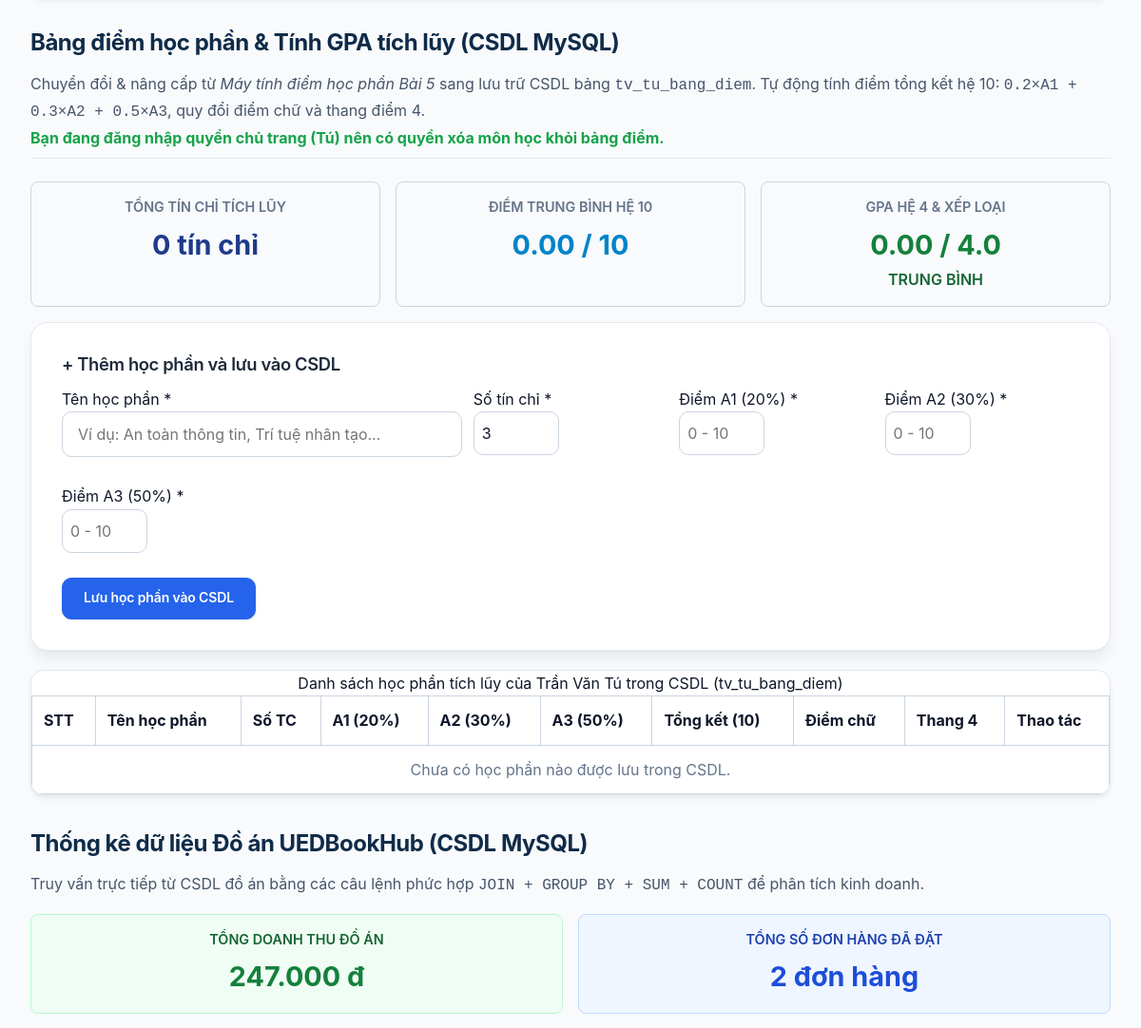
Page /thanhvien/3120224169_tu/gioithieu.php (signed in, middle part) on the earlier database version.
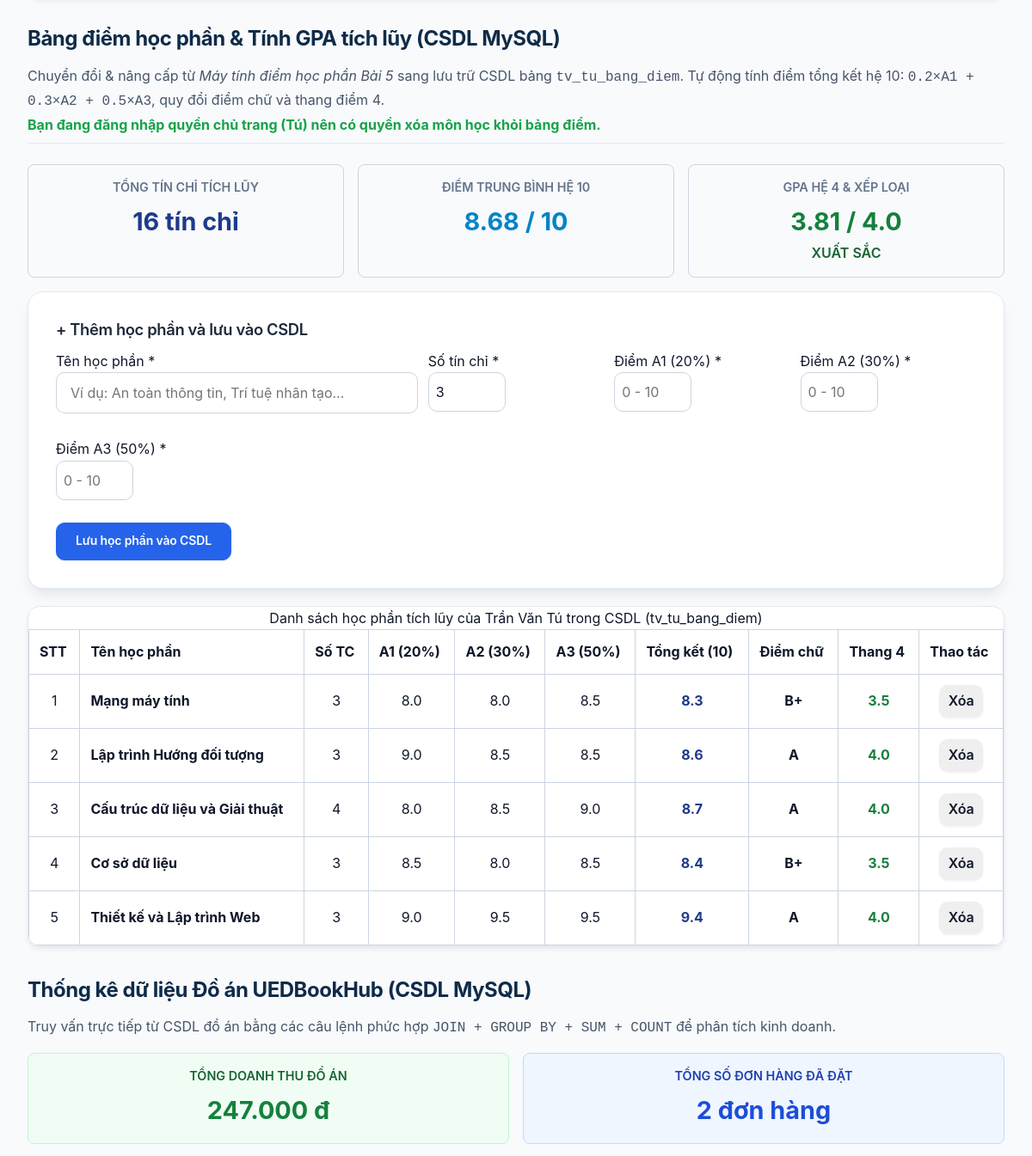
Same page on the later database version.
### tables this page shows
CREATE TABLE tv_tu_bang_diem (
    id INT UNSIGNED AUTO_INCREMENT PRIMARY KEY,
    mssv CHAR(10) NOT NULL,
    ten_hoc_phan VARCHAR(120) NOT NULL,
    so_tin_chi TINYINT UNSIGNED NOT NULL DEFAULT 3,
    a1 DECIMAL(3,1) NOT NULL,
    a2 DECIMAL(3,1) NOT NULL,
    a3 DECIMAL(3,1) NOT NULL,
    tong_ket DECIMAL(3,1) NOT NULL,
    ngay_tao DATETIME NOT NULL DEFAULT CURRENT_TIMESTAMP,
    CONSTRAINT chk_tu_a1 CHECK (a1 BETWEEN 0.0 AND 10.0),
    CONSTRAINT chk_tu_a2 CHECK (a2 BETWEEN 0.0 AND 10.0),
    CONSTRAINT chk_tu_a3 CHECK (a3 BETWEEN 0.0 AND 10.0),
    CONSTRAINT chk_tu_tin_chi CHECK (so_tin_chi BETWEEN 1 AND 10),
    CONSTRAINT fk_tv_tu_bang_diem_thanh_vien FOREIGN KEY (mssv)
        REFERENCES thanh_vien(mssv) ON DELETE CASCADE
);

### inc/ham.php (called while the page is built, shortened)
<?php
function e(string|int|float|null $value): string
{
    return htmlspecialchars((string) $value, ENT_QUOTES | ENT_SUBSTITUTE, 'UTF-8');
}
function vnd(int $value): string { return number_format($value, 0, ',', '.') . ' đ'; }
function chuoi(array $nguon, string $khoa): string
{
    return isset($nguon[$khoa]) && is_string($nguon[$khoa]) ? trim($nguon[$khoa]) : '';
}
function soNguyen(mixed $value, int $min = 1, int $max = PHP_INT_MAX): ?int
{
    $so = filter_var($value, FILTER_VALIDATE_INT, ['options' => ['min_range' => $min, 'max_range' => $max]]);
    return $so === false ? null : $so;
}

### inc/db.php (called while the page is built, shortened)
<?php
function db(): PDO
{
    static $ketNoi = null;
    if ($ketNoi instanceof PDO) {
        return $ketNoi;
    }
    $ketNoi = new PDO(
        'mysql:host=127.0.0.1;port=3306;dbname=ltweb_nhom01;charset=utf8mb4',
        'root',
        '',
        [
            PDO::ATTR_ERRMODE => PDO::ERRMODE_EXCEPTION,
            PDO::ATTR_DEFAULT_FETCH_MODE => PDO::FETCH_ASSOC,
            PDO::ATTR_EMULATE_PREPARES => false,
        ]
    );
    return $ketNoi;
}

### inc/xac-thuc.php (called while the page is built, shortened)
<?php
function nguoiDung(): ?array
{
    static $daDoc = false;
    static $nguoiDung = null;
    if ($daDoc) {
        return $nguoiDung;
    }
    $uid = soNguyen($_SESSION['uid'] ?? null);
    $dong = (new App\Data\KhoNguoiDung(db()))->timTheoId($uid);
    return $nguoiDung = $dong;
}

### src/Data/KhoNguoiDung.php (called while the page is built, shortened)
<?php
final class KhoNguoiDung
{
    public function timTheoId(int $id): ?array
    {
        $st=$this->db->prepare('SELECT id, email, ho_ten, vai_tro FROM nguoi_dung WHERE id = ?');$st->execute([$id]);$d=$st->fetch();
        if($d===false){return null;}$d['id']=(int)$d['id'];return $d;
    }
}

### thanhvien/3120224169_tu/gioithieu.php (the view, shortened to what this page needs)
<?php
$goc = '../../';
$stTv = db()->prepare('SELECT ho_ten, nguoi_dung_id FROM thanh_vien WHERE mssv = ?');
$stTv->execute([MSSV]);
$tv = $stTv->fetch();
$ndHienTai = nguoiDung();
$laChuTrang = $tv && !empty($tv['nguoi_dung_id']) && ($ndHienTai['id'] ?? 0) === (int) $tv['nguoi_dung_id'];
function quyDoiDiem(float $diem10): array {
    if ($diem10 >= 8.5) return ['A', 4.0, 'xuất sắc'];
    if ($diem10 >= 8.0) return ['B+', 3.5, 'giỏi'];
    return ['F', 0.0, 'kém'];
}
$loiBangDiem = [];
$duBangDiem = ['ten_hoc_phan' => '', 'so_tin_chi' => '3', 'a1' => '', 'a2' => '', 'a3' => ''];
$dsBangDiem = [];
$tongTinChi = 0;
$tongDiemHe10NhanTinChi = 0.0;
$tongDiemHe4NhanTinChi = 0.0;
try {
    $stBd = db()->prepare('SELECT id, ten_hoc_phan, so_tin_chi, a1, a2, a3, tong_ket, ngay_tao FROM tv_tu_bang_diem WHERE mssv = ? ORDER BY id DESC');
    $stBd->execute([MSSV]);
    $dsBangDiem = $stBd->fetchAll();
    foreach ($dsBangDiem as $row) {
        $tc = (int)$row['so_tin_chi'];
        $tk = (float)$row['tong_ket'];
        $qd = quyDoiDiem($tk);
        $tongTinChi += $tc;
        $tongDiemHe10NhanTinChi += ($tk * $tc);
        $tongDiemHe4NhanTinChi += ($qd[1] * $tc);
    }
} catch (PDOException $e) {
    error_log('Lỗi đọc bảng điểm: ' . $e->getMessage());
}
$gpa10 = $tongTinChi > 0 ? round($tongDiemHe10NhanTinChi / $tongTinChi, 2) : 0.0;
$gpa4 = $tongTinChi > 0 ? round($tongDiemHe4NhanTinChi / $tongTinChi, 2) : 0.0;
$tongDoanhThuHeThong = 0;
$tongDonHangHeThong = 0;
try {
    $tongDoanhThuHeThong = (int)db()->query('SELECT COALESCE(SUM(so_luong * don_gia), 0) FROM chi_tiet_don')->fetchColumn();
    $tongDonHangHeThong = (int)db()->query('SELECT COUNT(*) FROM don_hang')->fetchColumn();
} catch (PDOException $e) {
    error_log('Lỗi thống kê đồ án: ' . $e->getMessage());
}
$giaoDien = chuoi($_COOKIE, 'giao_dien_tu');
if ($giaoDien !== 'toi' && $giaoDien !== 'sang') {
    $giaoDien = 'sang';
}
$cssThem = ['thanhvien/3120224169_tu/css/style.css'];
$dataGiaoDien = $giaoDien;
require __DIR__ . '/../../inc/header.php';
?>
  <main class="noi-dung-chinh">
    <section id="bang-diem-csdl" class="khoi-bang-diem" aria-labelledby="tieu-de-bang-diem">
      <div class="so-luu-but__dau">
        <div>
          <h2 id="tieu-de-bang-diem">Bảng điểm học phần &amp; Tính GPA tích lũy (CSDL MySQL)</h2>
          <p class="so-luu-but__mo-ta">
            Chuyển đổi &amp; nâng cấp từ <em>Máy tính điểm học phần Bài 5</em> sang lưu trữ CSDL bảng <code>tv_tu_bang_diem</code>.
            Tự động tính điểm tổng kết hệ 10: <code>0.2×A1 + 0.3×A2 + 0.5×A3</code>, quy đổi điểm chữ và thang điểm 4.
            <?php if ($laChuTrang): ?>
              <br><strong class="chu-xanh">Bạn đang đăng nhập quyền chủ trang (Tú) nên có quyền xóa môn học khỏi bảng điểm.</strong>
            <?php else: ?>
              <br><span>(Chỉ chủ trang đăng nhập <code>admin@ued.vn</code> mới hiển thị nút Xóa môn học).</span>
            <?php endif; ?>
          </p>
        </div>
      </div>
      <div class="luoi-thong-ke" style="display: grid; grid-template-columns: repeat(auto-fit, minmax(200px, 1fr)); gap: 16px; margin: 16px 0;">
        <div class="the-thong-ke" style="background: #f8fafc; border: 1px solid #cbd5e1; border-radius: 8px; padding: 14px; text-align: center;">
          <div style="font-size: 0.9rem; color: #64748b; font-weight: 600;">TỔNG TÍN CHỈ TÍCH LŨY</div>
          <div style="font-size: 1.8rem; font-weight: 700; color: #1e3a8a; margin-top: 4px;"><?= $tongTinChi ?> tín chỉ</div>
        </div>
        <div class="the-thong-ke" style="background: #f8fafc; border: 1px solid #cbd5e1; border-radius: 8px; padding: 14px; text-align: center;">
          <div style="font-size: 0.9rem; color: #64748b; font-weight: 600;">ĐIỂM TRUNG BÌNH HỆ 10</div>
          <div style="font-size: 1.8rem; font-weight: 700; color: #0284c7; margin-top: 4px;"><?= number_format($gpa10, 2) ?> / 10</div>
        </div>
        <div class="the-thong-ke" style="background: #f8fafc; border: 1px solid #cbd5e1; border-radius: 8px; padding: 14px; text-align: center;">
          <div style="font-size: 0.9rem; color: #64748b; font-weight: 600;">GPA HỆ 4 &amp; XẾP LOẠI</div>
          <div style="font-size: 1.8rem; font-weight: 700; color: #15803d; margin-top: 4px;">
            <?= number_format($gpa4, 2) ?> / 4.0
            <span style="font-size: 1rem; font-weight: 600; display: block; color: #166534; text-transform: uppercase;">
              <?= $gpa4 >= 3.6 ? 'Xuất sắc' : ($gpa4 >= 3.2 ? 'Giỏi' : ($gpa4 >= 2.5 ? 'Khá' : 'Trung bình')) ?>
            </span>
          </div>
        </div>
      </div>
      <form class="bieu-mau" action="gioithieu.php#bang-diem-csdl" method="post" novalidate style="margin-top: 16px;">
        <h3 style="font-size: 1.15rem; margin-bottom: 12px; color: #1e293b;">+ Thêm học phần và lưu vào CSDL</h3>
        <div style="display: grid; grid-template-columns: repeat(auto-fit, minmax(180px, 1fr)); gap: 12px;">
          <div class="bieu-mau__nhom" style="grid-column: span 2;">
            <label for="ten_hoc_phan">Tên học phần <span class="dau-sao" aria-hidden="true">*</span></label>
            <input class="bieu-mau__o-nhap <?= isset($loiBangDiem['ten_hoc_phan']) ? 'bieu-mau__o-nhap--loi' : '' ?>"
                   id="ten_hoc_phan" name="ten_hoc_phan" type="text" maxlength="120"
                   value="<?= e($duBangDiem['ten_hoc_phan']) ?>" required
                   placeholder="Ví dụ: An toàn thông tin, Trí tuệ nhân tạo...">
          </div>
          <div class="bieu-mau__nhom">
            <label for="so_tin_chi">Số tín chỉ <span class="dau-sao" aria-hidden="true">*</span></label>
            <input class="bieu-mau__o-nhap <?= isset($loiBangDiem['so_tin_chi']) ? 'bieu-mau__o-nhap--loi' : '' ?>"
                   id="so_tin_chi" name="so_tin_chi" type="number" min="1" max="10"
                   value="<?= e($duBangDiem['so_tin_chi']) ?>" required>
          </div>
          <div class="bieu-mau__nhom">
            <label for="a1">Điểm A1 (20%) <span class="dau-sao" aria-hidden="true">*</span></label>
            <input class="bieu-mau__o-nhap <?= isset($loiBangDiem['a1']) ? 'bieu-mau__o-nhap--loi' : '' ?>"
                   id="a1" name="a1" type="number" step="0.1" min="0" max="10"
                   value="<?= e($duBangDiem['a1']) ?>" required placeholder="0 - 10">
          </div>
          <div class="bieu-mau__nhom">
            <label for="a2">Điểm A2 (30%) <span class="dau-sao" aria-hidden="true">*</span></label>
            <input class="bieu-mau__o-nhap <?= isset($loiBangDiem['a2']) ? 'bieu-mau__o-nhap--loi' : '' ?>"
                   id="a2" name="a2" type="number" step="0.1" min="0" max="10"
                   value="<?= e($duBangDiem['a2']) ?>" required placeholder="0 - 10">
          </div>
          <div class="bieu-mau__nhom">
            <label for="a3">Điểm A3 (50%) <span class="dau-sao" aria-hidden="true">*</span></label>
            <input class="bieu-mau__o-nhap <?= isset($loiBangDiem['a3']) ? 'bieu-mau__o-nhap--loi' : '' ?>"
                   id="a3" name="a3" type="number" step="0.1" min="0" max="10"
                   value="<?= e($duBangDiem['a3']) ?>" required placeholder="0 - 10">
          </div>
        </div>
        <button class="nut nut--chinh" type="submit" style="margin-top: 10px;">Lưu học phần vào CSDL</button>
      </form>
      <div class="bang-cuon" style="margin-top: 20px;">
        <table>
          <caption>Danh sách học phần tích lũy của Trần Văn Tú trong CSDL (tv_tu_bang_diem)</caption>
          <thead>
            <tr>
              <th scope="col">STT</th>
              <th scope="col">Tên học phần</th>
              <th scope="col">Số TC</th>
              <th scope="col">A1 (20%)</th>
              <th scope="col">A2 (30%)</th>
              <th scope="col">A3 (50%)</th>
              <th scope="col">Tổng kết (10)</th>
              <th scope="col">Điểm chữ</th>
              <th scope="col">Thang 4</th>
              <?php if ($laChuTrang): ?>
                <th scope="col">Thao tác</th>
              <?php endif; ?>
            </tr>
          </thead>
          <tbody>
            <?php if (!$dsBangDiem): ?>
              <tr><td colspan="<?= $laChuTrang ? 10 : 9 ?>" style="text-align: center; color: #64748b;">Chưa có học phần nào được lưu trong CSDL.</td></tr>
            <?php else: ?>
              <?php foreach ($dsBangDiem as $idx => $mh): ?>
                <?php $qd = quyDoiDiem((float)$mh['tong_ket']); ?>
                <tr>
                  <td style="text-align: center;"><?= $idx + 1 ?></td>
                  <td><strong><?= e($mh['ten_hoc_phan']) ?></strong></td>
                  <td style="text-align: center;"><?= (int)$mh['so_tin_chi'] ?></td>
                  <td style="text-align: center;"><?= number_format((float)$mh['a1'], 1) ?></td>
                  <td style="text-align: center;"><?= number_format((float)$mh['a2'], 1) ?></td>
                  <td style="text-align: center;"><?= number_format((float)$mh['a3'], 1) ?></td>
                  <td style="text-align: center; font-weight: bold; color: #1e3a8a;"><?= number_format((float)$mh['tong_ket'], 1) ?></td>
                  <td style="text-align: center; font-weight: bold;"><?= $qd[0] ?></td>
                  <td style="text-align: center; font-weight: bold; color: #15803d;"><?= number_format($qd[1], 1) ?></td>
                  <?php if ($laChuTrang): ?>
                    <td style="text-align: center;">
                      <form action="gioithieu.php#bang-diem-csdl" method="post" onsubmit="return confirm('Bạn có chắc muốn xóa học phần này khỏi bảng điểm?');" style="display: inline;">
                        <button class="nut nut--nguy-hiem nut--nho" type="submit">Xóa</button>
                      </form>
                    </td>
                  <?php endif; ?>
                </tr>
              <?php endforeach; ?>
            <?php endif; ?>
          </tbody>
        </table>
      </div>
    </section>
    <section id="thong-ke-do-an" class="khoi-thong-ke-do-an" aria-labelledby="tieu-de-thong-ke" style="margin-top: 36px;">
      <h2 id="tieu-de-thong-ke">Thống kê dữ liệu Đồ án UEDBookHub (CSDL MySQL)</h2>
      <p class="so-luu-but__mo-ta">
        Truy vấn trực tiếp từ CSDL đồ án bằng các câu lệnh phức hợp <code>JOIN + GROUP BY + SUM + COUNT</code> để phân tích kinh doanh.
      </p>
      <div class="luoi-thong-ke" style="display: grid; grid-template-columns: repeat(auto-fit, minmax(220px, 1fr)); gap: 16px; margin: 16px 0;">
        <div class="the-thong-ke" style="background: #f0fdf4; border: 1px solid #bbf7d0; border-radius: 8px; padding: 14px; text-align: center;">
          <div style="font-size: 0.9rem; color: #166534; font-weight: 600;">TỔNG DOANH THU ĐỒ ÁN</div>
          <div style="font-size: 1.8rem; font-weight: 700; color: #15803d; margin-top: 4px;"><?= vnd($tongDoanhThuHeThong) ?></div>
        </div>
        <div class="the-thong-ke" style="background: #eff6ff; border: 1px solid #bfdbfe; border-radius: 8px; padding: 14px; text-align: center;">
          <div style="font-size: 0.9rem; color: #1e40af; font-weight: 600;">TỔNG SỐ ĐƠN HÀNG ĐÃ ĐẶT</div>
          <div style="font-size: 1.8rem; font-weight: 700; color: #1d4ed8; margin-top: 4px;"><?= $tongDonHangHeThong ?> đơn hàng</div>
        </div>
      </div>
    </section>
  </main>
<?php require __DIR__ . '/../../inc/footer.php'; ?>

### inc/header.php (shortened to what this page needs)
<?php
$goc ??= '';
$cssThem ??= [];
$dataGiaoDien ??= '';
?>
<!DOCTYPE html>
<html lang="vi"<?= $dataGiaoDien !== '' ? ' data-giao-dien="' . e($dataGiaoDien) . '"' : '' ?>>
<head>
  <link rel="stylesheet" href="<?= e($goc) ?>css/style.css">
  <link rel="stylesheet" href="<?= e($goc) ?>css/php.css">
  <?php foreach ($cssThem as $css): ?>
  <link rel="stylesheet" href="<?= e($goc . $css) ?>">
  <?php endforeach; ?>
</head>
<body class="trang">

### inc/footer.php (shortened to what this page needs)
</body>
</html>

### css/php.css (style rules this page uses)
input, select, textarea { max-width: 100%; min-width: 0; font: inherit; }
.bieu-mau input[type=number], td input { width: 90px; padding: 8px; }
.bang-cuon { max-width: 100%; overflow-x: auto; }
.bang-cuon table { width: 100%; border-collapse: collapse; }
.bang-cuon th, .bang-cuon td { padding: 12px; border: 1px solid #cbd5e1; text-align: left; }
.bang-cuon form { display: grid; gap: 8px; }
.noi-dung-chinh, .the, .bieu-mau__nhom { min-width: 0; overflow-wrap: anywhere; }
.nut { white-space: normal; }

### thanhvien/3120224169_tu/css/style.css (style rules this page uses)
.so-luu-but__dau { display: flex; flex-wrap: wrap; align-items: center; justify-content: space-between; gap: var(--khoang-cach); margin-bottom: var(--khoang-cach-md); padding-bottom: var(--khoang-cach-sm); border-bottom: 1px solid var(--duong-vien); }
.so-luu-but__mo-ta { color: var(--chu-phu); margin: 4px 0 0; }
.chu-xanh { color: var(--mau-thanh-cong); }
.nut--nho { padding: 4px 10px; font-size: var(--co-chu-sm); }

Differences in the rows shown:
added tv_tu_bang_diem: ten_hoc_phan "Mạng máy tính", so_tin_chi "3", a1 "8.0", a2 "8.0", a3 "8.5", tong_ket "8.3", tong_ket "B+", tong_ket "3.5"
added tv_tu_bang_diem: ten_hoc_phan "Lập trình Hướng đối tượng", so_tin_chi "3", a1 "9.0", a2 "8.5", a3 "8.5", tong_ket "8.6", tong_ket "A", tong_ket "4.0"
added tv_tu_bang_diem: ten_hoc_phan "Cấu trúc dữ liệu và Giải thuật", so_tin_chi "4", a1 "8.0", a2 "8.5", a3 "9.0", tong_ket "8.7", tong_ket "A", tong_ket "4.0"
added tv_tu_bang_diem: ten_hoc_phan "Cơ sở dữ liệu", so_tin_chi "3", a1 "8.5", a2 "8.0", a3 "8.5", tong_ket "8.4", tong_ket "B+", tong_ket "3.5"
added tv_tu_bang_diem: ten_hoc_phan "Thiết kế và Lập trình Web", so_tin_chi "3", a1 "9.0", a2 "9.5", a3 "9.5", tong_ket "9.4", tong_ket "A", tong_ket "4.0"
Other differences:
$tongTinChi: "0" → "16"
$gpa10: "0.00" → "8.68"
$gpa4: "0.00" → "3.81"
text no longer shown: "TRUNG BÌNH Chưa có học phần nào được lưu trong CSDL."
text now shown: "XUẤT SẮC"
